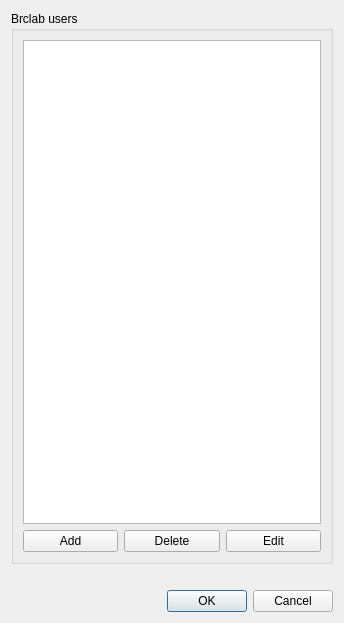
<?xml version="1.0" encoding="UTF-8"?>
<ui version="4.0">
 <class>DlgUsersEditor</class>
 <widget class="QDialog" name="DlgUsersEditor">
  <property name="geometry">
   <rect>
    <x>0</x>
    <y>0</y>
    <width>344</width>
    <height>623</height>
   </rect>
  </property>
  <property name="windowTitle">
   <string>Users editor dialog</string>
  </property>
  <layout class="QVBoxLayout" name="verticalLayout">
   <item>
    <widget class="QGroupBox" name="gbUserList">
     <property name="title">
      <string>Brclab users</string>
     </property>
     <layout class="QVBoxLayout" name="verticalLayout_2">
      <item>
       <widget class="QTableWidget" name="twUsers">
        <property name="alternatingRowColors">
         <bool>true</bool>
        </property>
       </widget>
      </item>
      <item>
       <layout class="QHBoxLayout" name="horizontalLayout">
        <item>
         <widget class="QPushButton" name="pbAddUser">
          <property name="text">
           <string>Add</string>
          </property>
         </widget>
        </item>
        <item>
         <widget class="QPushButton" name="pbDeleteUser">
          <property name="text">
           <string>Delete</string>
          </property>
         </widget>
        </item>
        <item>
         <widget class="QPushButton" name="pbEditUser">
          <property name="text">
           <string>Edit</string>
          </property>
         </widget>
        </item>
       </layout>
      </item>
     </layout>
    </widget>
   </item>
   <item>
    <widget class="QLabel" name="lblStatus">
     <property name="text">
      <string/>
     </property>
    </widget>
   </item>
   <item>
    <widget class="QDialogButtonBox" name="buttonBox">
     <property name="orientation">
      <enum>Qt::Horizontal</enum>
     </property>
     <property name="standardButtons">
      <set>QDialogButtonBox::Cancel|QDialogButtonBox::Ok</set>
     </property>
    </widget>
   </item>
  </layout>
 </widget>
 <resources/>
 <connections>
  <connection>
   <sender>buttonBox</sender>
   <signal>accepted()</signal>
   <receiver>DlgUsersEditor</receiver>
   <slot>accept()</slot>
   <hints>
    <hint type="sourcelabel">
     <x>257</x>
     <y>246</y>
    </hint>
    <hint type="destinationlabel">
     <x>157</x>
     <y>255</y>
    </hint>
   </hints>
  </connection>
  <connection>
   <sender>buttonBox</sender>
   <signal>rejected()</signal>
   <receiver>DlgUsersEditor</receiver>
   <slot>reject()</slot>
   <hints>
    <hint type="sourcelabel">
     <x>325</x>
     <y>246</y>
    </hint>
    <hint type="destinationlabel">
     <x>286</x>
     <y>255</y>
    </hint>
   </hints>
  </connection>
 </connections>
</ui>
